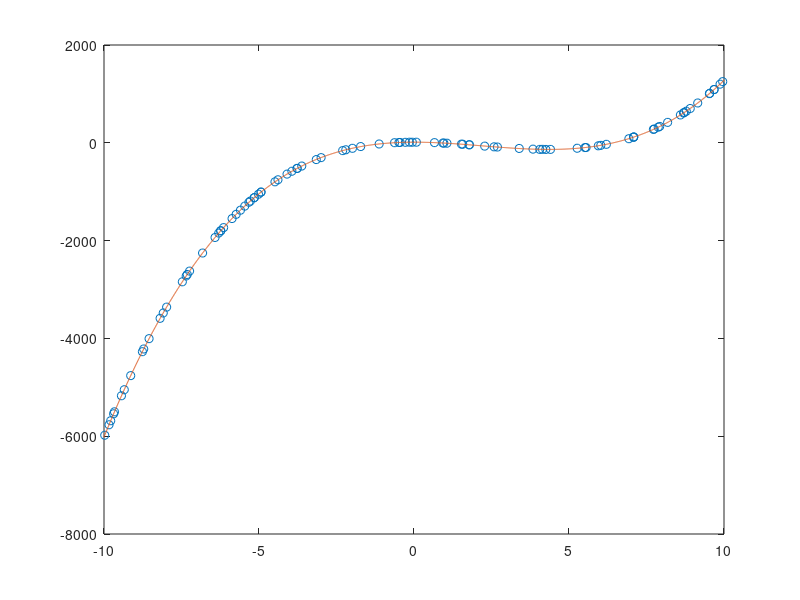

Source code (MATLAB):
x=[ -9.9761449179478703e+00 -9.8380202261087000e+00 -9.7836748734276409e+00 -9.6902048056048926e+00 -9.6627318533387303e+00 -9.4374536621393474e+00 -9.3462365158869822e+00 -9.1385665690781988e+00 -8.7610054814092244e+00 -8.7191164120904592e+00 -8.5463458801075873e+00 -8.1904861316603821e+00 -8.0894708910167736e+00 -7.9799973551658390e+00 -7.4733539434465026e+00 -7.3487763048082186e+00 -7.3152380045219791e+00 -7.2397113104445223e+00 -6.8202007246960070e+00 -6.4181015290436836e+00 -6.2985306788801623e+00 -6.2383926739521369e+00 -6.2323940842729506e+00 -6.1421225341011230e+00 -5.8690556381469507e+00 -5.7376991448815042e+00 -5.5991670854560214e+00 -5.4593592662348325e+00 -5.3253955776083082e+00 -5.2792726350715400e+00 -5.1578863609213697e+00 -5.1504935936284078e+00 -5.0164146449659111e+00 -4.9360782576651028e+00 -4.9343417153885136e+00 -4.4853948852808569e+00 -4.3886081462805535e+00 -4.0958971226961625e+00 -3.9395477633719098e+00 -3.7738010299965321e+00 -3.7677763387596173e+00 -3.6204886115916777e+00 -3.1519558368169518e+00 -2.9964520943729420e+00 -2.3016062451888128e+00 -2.2000685352768947e+00 -1.9855555333921053e+00 -1.7217211750547943e+00 -1.1245833845054722e+00 -6.2772064354485302e-01 -4.8601451053609424e-01 -4.4601416434565344e-01 -2.7703208323438133e-01 -1.4642543913511474e-01 -5.3205496836737254e-02 7.6534375944017796e-02 6.6045780776133256e-01 9.3120772476175873e-01 9.6323015091851438e-01 1.0626371138280781e+00 1.5306954831139468e+00 1.5700042810380577e+00 1.7783862673911077e+00 1.7893560510706870e+00 2.2801882915486278e+00 2.5815592655143522e+00 2.6906021537202047e+00 3.3949089485091442e+00 3.8383136643526967e+00 4.0562697135038750e+00 4.1460990252200336e+00 4.2527083860803305e+00 4.4017997188212821e+00 5.2639157227052653e+00 5.5139685027203420e+00 5.5510184679906089e+00 5.9454177520918421e+00 6.0261050386618784e+00 6.2058394179164047e+00 6.9314092633065094e+00 7.0826923821535530e+00 7.0857270530431045e+00 7.0895868345938808e+00 7.7228025755583687e+00 7.7464816570857025e+00 7.8785777315308216e+00 7.9248749677600578e+00 8.1814686204144600e+00 8.5939306571925478e+00 8.6951151345702655e+00 8.7158974043500983e+00 8.7828729791426419e+00 8.9105627069515023e+00 9.1525377604225433e+00 9.5293846925862091e+00 9.5381558437966127e+00 9.6788339854820578e+00 9.6805143140606056e+00 9.8725698577559058e+00 9.9578434649818703e+00];
y=[ -5.9795129471300979e+03 -5.7661620412498378e+03 -5.6839149420776421e+03 -5.5412892489533679e+03 -5.5010935028095309e+03 -5.1729449620162486e+03 -5.0496703294884519e+03 -4.7612531202099572e+03 -4.2716216359611053e+03 -4.2164213882074500e+03 -4.0050957993470934e+03 -3.5893230854595172e+03 -3.4798282542392999e+03 -3.3600697828983698e+03 -2.8426039482263245e+03 -2.7229848222333799e+03 -2.6924311484506711e+03 -2.6234294924857481e+03 -2.2538979016682197e+03 -1.9362378582350134e+03 -1.8456387553808065e+03 -1.8027896495933262e+03 -1.7972452984759882e+03 -1.7345545890241494e+03 -1.5490080622023145e+03 -1.4631457569598656e+03 -1.3781885945248330e+03 -1.2945966836441808e+03 -1.2156984474016838e+03 -1.1918075374994066e+03 -1.1242493594297209e+03 -1.1201171177618567e+03 -1.0512888333091948e+03 -1.0079194336072155e+03 -1.0090677800404328e+03 -7.9764095293307219e+02 -7.5634951196651593e+02 -6.4003076257566318e+02 -5.8139482387369571e+02 -5.2381153885651975e+02 -5.2377359199912416e+02 -4.7526365526458960e+02 -3.4299838011942569e+02 -3.0309296336091893e+02 -1.5989573648501806e+02 -1.4263657931130669e+02 -1.1247895918901071e+02 -7.6896200931509199e+01 -2.4227145722284526e+01 2.1804777531612558e+00 6.0640928507527638e+00 7.3003798552627890e+00 9.9060032779421086e+00 1.2554286680754032e+01 1.1697957660162585e+01 1.2333240117100583e+01 3.5029340698112819e+00 -4.6709300621880718e+00 -6.2936757561541734e+00 -8.1492734213998279e+00 -2.7166856485229786e+01 -2.9351040485415524e+01 -4.0031770544598487e+01 -4.1141295532588416e+01 -6.7863933184190998e+01 -8.2339184429585771e+01 -8.6466854289489206e+01 -1.1548675388315725e+02 -1.2965980715605619e+02 -1.3455714477100267e+02 -1.3345948742461312e+02 -1.3531675111876964e+02 -1.3486567742864759e+02 -1.1124619528267588e+02 -9.7560108282916886e+01 -9.6559560207669207e+01 -6.1518243868192947e+01 -5.2398994332495747e+01 -3.0984198977543777e+01 8.3659966623223184e+01 1.1606439746799028e+02 1.1579884053729492e+02 1.1884438352513351e+02 2.7446419148809457e+02 2.8095767394601722e+02 3.1893509910194513e+02 3.3475126939315430e+02 4.1782483172426925e+02 5.6952639726947984e+02 6.1025203476684578e+02 6.1980173083594855e+02 6.4596548913281697e+02 7.0162276478734225e+02 8.1438606203757149e+02 1.0052290125632280e+03 1.0114716073521904e+03 1.0892920026940988e+03 1.0884267576422551e+03 1.1991669585308377e+03 1.2512222456749737e+03];
p = polyfit(x,y,3);
plot(x,y,'o')
z=linspace(-10,10,3000);
hold on
plot(z,polyval(p,z))
output_precision(16)
p